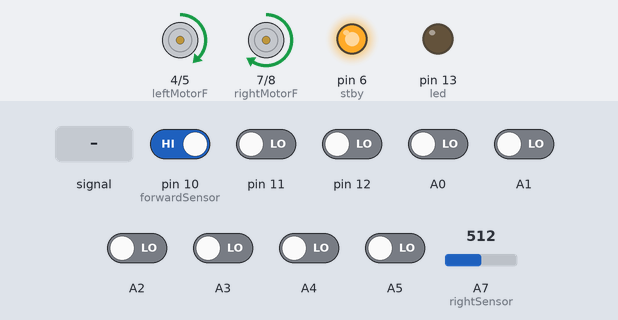
Simulated run of this sketch. Board: Arduino Nano, built with avr-gcc and run on an emulated ATmega328P. On the bench: motor-driver pin pairs drawn as motors (green arrow = first pin HIGH = forward, orange = second pin HIGH = backward, longer = more drive, scaled by the enable pin, stopped while the standby pin is LOW), output pins drawn as LEDs (lit = HIGH). Inputs (shaded band) come from the test bench; at power-on: pin 10 (forwardSensor) HIGH, A0–5, pin 11, pin 12 LOW, A7 (rightSensor) = 512.

Above: at 5.7 s.
5.8 s: A7 (rightSensor) fed a 200 Hz sine of ±255 counts around its level
At 6.7 s:
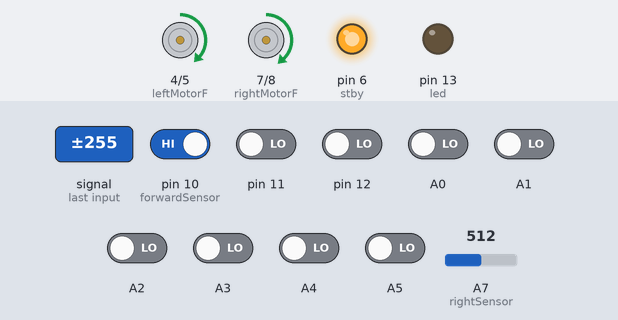
7.3 s: pin 10 (forwardSensor) driven LOW
At 8.3 s:
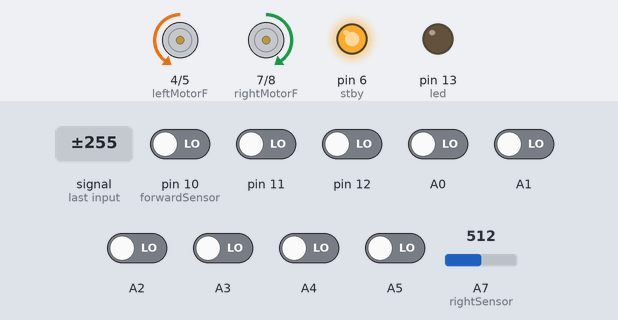
8.8 s: A7 (rightSensor) set to 190
At 9.21 s:
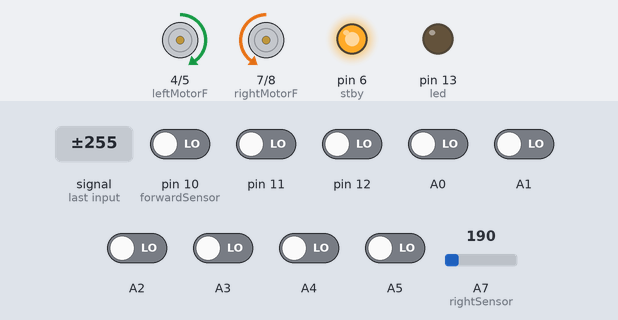
Timing chart, 0 to 17.8 s (numbered marks = the images above; inputs shaded):
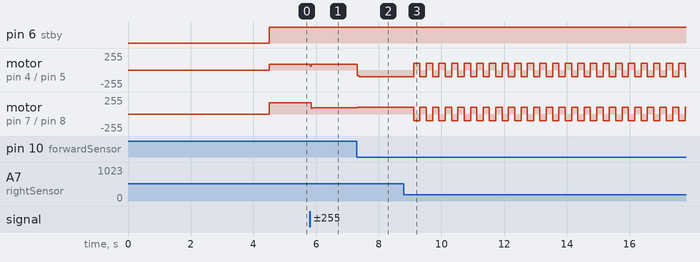

The sketch:

merge_code3.ino
```cpp
#include <QTRSensors.h>

#define rightMotorF 7
#define rightMotorB 8
#define rightMotorPWM 9
#define leftMotorF 4
#define leftMotorB 5
#define leftMotorPWM 3
#define rightSensor A7
#define forwardSensor 10
#define stby 6
#define led 13

QTRSensorsRC qtr((unsigned char[]) {A0,11, A1, A2, A3, A4, 12, A5}, 8, 2500);

void setup() {
  pinMode(rightMotorF, OUTPUT);
  pinMode(rightMotorB, OUTPUT);
  pinMode(rightMotorPWM, OUTPUT);
  pinMode(leftMotorF, OUTPUT);
  pinMode(leftMotorB, OUTPUT);
  pinMode(leftMotorPWM, OUTPUT);
  pinMode(rightSensor, INPUT);
  pinMode(forwardSensor, INPUT);
  pinMode(led,OUTPUT);
  pinMode(stby,OUTPUT);
  for (int i = 0; i < 100; i++)  // make the calibration take about 5 seconds
  {
    qtr.calibrate();
    delay(20);
  }
  Serial.begin(9600);

}

unsigned int sensors[8];

//=====Constants for Line Following====================================================
int lastError = 0;
float kp = 0.08;  // 0.08 // for small = 0.1
float kd = 4; // 1.0   // for small = 1.7
float ki = 0;
int integral = 0;
int derivative = 0;
int z=0;
//==============xxxx=========xxxx=============xxxx===================================

int countfinal=0;
//======Constants for wall following===================================================
int x;
int y;
int count=1;
int lastcount=0;
int flag=0;

int countr=1;
int lastcountr=0;
int flagr=0;


int lastErrorW = 0;
float kpW = 0.5;  // 0.08 // for small = 0.1
float kdW =20; // 1.0   // for small = 1.7
float kiW = 0;
int integralW = 0;
int derivativeW = 0;
//============xxxx======xxxx===========xxxx============================================

void loop() {
  x = analogRead(rightSensor);
  y = digitalRead(forwardSensor);
  //Serial.println(x);
  //Serial.print(" \t ");
  //Serial.print(y);
  if(x > 200) {
    if(y==0) {
      count = lastcount + 1;
    }
    else {
      count=0;
      flag=0;
    }

    //Serial.print(" \t ");
    //Serial.print(count);
    //Serial.print(" \t ");
    //Serial.println(flag);

    if(count > 30)
    {
      flag = 1;
    }
    lastcount = count;


    int errorW = int(x) - 350;

    integralW += errorW;
    derivativeW = errorW - lastErrorW;
    int power_differenceW = kpW * errorW + kiW * integralW + kdW * derivativeW;
    lastErrorW = errorW;

    const int maximumW = 170;

    if (power_differenceW > maximumW)
      power_differenceW = maximumW;
    if (power_differenceW < -maximumW)
      power_differenceW = -maximumW;
      //Serial.println(power_differenceW);
      //delay(2000);
      //Serial.println("");
    if (power_differenceW >0) {
      digitalWrite(rightMotorF, HIGH);
      digitalWrite(rightMotorB, LOW);
      analogWrite(rightMotorPWM, maximumW);
      digitalWrite(leftMotorF, HIGH);
      digitalWrite(leftMotorB, LOW);
      analogWrite(leftMotorPWM, maximumW - power_differenceW);
      digitalWrite(stby,HIGH);
    }
    else {
      digitalWrite(rightMotorF, HIGH);
      digitalWrite(rightMotorB, LOW);
      analogWrite(rightMotorPWM, maximumW + power_differenceW);
      digitalWrite(leftMotorF, HIGH);
      digitalWrite(leftMotorB, LOW);
      analogWrite(leftMotorPWM, maximumW);
      digitalWrite(stby,HIGH);
    }
    if(flag == 1 && x > 200) {
      //Serial.print("i am succesful");
      digitalWrite(rightMotorF, HIGH);
      digitalWrite(rightMotorB, LOW);
      analogWrite(rightMotorPWM,100);

      digitalWrite(leftMotorF, LOW);
      digitalWrite(leftMotorB, HIGH);
      analogWrite(leftMotorPWM, 100);
      digitalWrite(stby,HIGH);
      delay(200);
    }
    if(flag == 0 && x < 200) {
      digitalWrite(rightMotorF, HIGH);
      digitalWrite(rightMotorB, LOW);
      analogWrite(rightMotorPWM,0);

      digitalWrite(leftMotorF, HIGH);
      digitalWrite(leftMotorB, LOW);
      analogWrite(leftMotorPWM, 100);
      digitalWrite(stby,HIGH);
      delay(300);
    }
  }
  else {
    unsigned int position = qtr.readLine(sensors, QTR_EMITTERS_ON,1);
     /*for(int i=0;i<8;i++)
     {
       Serial.print(sensors[i]);
       Serial.print("\t");
     }*/

    int error = int(position) - 3500;

    integral += error;
    derivative = error - lastError;
    int power_difference = kp * error + ki * integral + kd * derivative;
    lastError = error;

    const int maximum = 170;


    if (power_difference > maximum)
      power_difference = maximum;
    if (power_difference < -maximum)
      power_difference = -maximum;
    //Serial.print(power_difference);
    //Serial.println("");
    if (power_difference > 0) {
      digitalWrite(rightMotorF, HIGH);
      digitalWrite(rightMotorB, LOW);
      analogWrite(rightMotorPWM, maximum - power_difference);
      digitalWrite(leftMotorF, HIGH);
      digitalWrite(leftMotorB, LOW);
      analogWrite(leftMotorPWM, maximum);
      digitalWrite(stby,HIGH);
    }
    else {
      digitalWrite(rightMotorF, HIGH);
      digitalWrite(rightMotorB, LOW);
      analogWrite(rightMotorPWM, maximum);
      digitalWrite(leftMotorF, HIGH);
      digitalWrite(leftMotorB, LOW);
      analogWrite(leftMotorPWM, maximum + power_difference);
      digitalWrite(stby,HIGH);
    }
    if(flag == 1 && x < 200) {
      digitalWrite(rightMotorF, HIGH);
      digitalWrite(rightMotorB, LOW);
      analogWrite(rightMotorPWM,100);

      digitalWrite(leftMotorF, LOW);
      digitalWrite(leftMotorB, HIGH);
      analogWrite(leftMotorPWM, 100);
      digitalWrite(stby,HIGH);
      delay(200);

      countfinal=1;
    }
  }
  if(countfinal == 1 && (sensors[0] < 300 || sensors[7] < 300)) {
    digitalWrite(rightMotorF, LOW);
    digitalWrite(rightMotorB, HIGH);
    analogWrite(rightMotorPWM,100);

    digitalWrite(leftMotorF, HIGH);
    digitalWrite(leftMotorB, LOW);
    analogWrite(leftMotorPWM, 100);
    digitalWrite(stby,HIGH);
    delay(200);
  }
}
//
// }
// if(countfinal=1&&x<200&&sensors[0]>700&&sensors[1]>700&&sensors[2]>700&&sensors[3]>700&&sensors[4]>700&&sensors[5]>700&&sensors[6]>700&&sensors[7]>700)
// {
//   digitalWrite(rightMotorF, HIGH);
//   digitalWrite(rightMotorB, LOW);
//   analogWrite(rightMotorPWM,100);


//   digitalWrite(leftMotorF, HIGH);
//   digitalWrite(leftMotorB, LOW);
//   analogWrite(leftMotorPWM, 100);
//   digitalWrite(stby,HIGH);
// }
```

Measured:
- after the input at 5.8 s, motor on pin 4 (leftMotorF) / pin 5 (leftMotorB): forward 89/255 → forward 85/255 at once; motor on pin 7 (rightMotorF) / pin 8 (rightMotorB): forward 170/255 → forward 92/255 after 0.05 s
- after the input at 7.3 s, motor on pin 4 (leftMotorF) / pin 5 (leftMotorB): forward 85/255 → backward 85/255 at once, → backward 100/255 0.06 s later; motor on pin 7 (rightMotorF) / pin 8 (rightMotorB): forward 92/255 → forward 100/255 at once
- after the input at 8.8 s, motor on pin 4 (leftMotorF) / pin 5 (leftMotorB), motor on pin 7 (rightMotorF) / pin 8 (rightMotorB): alternates forward 100/255 for 0.20 s and backward 100/255 for 0.20 s, starting after 0.31 s
